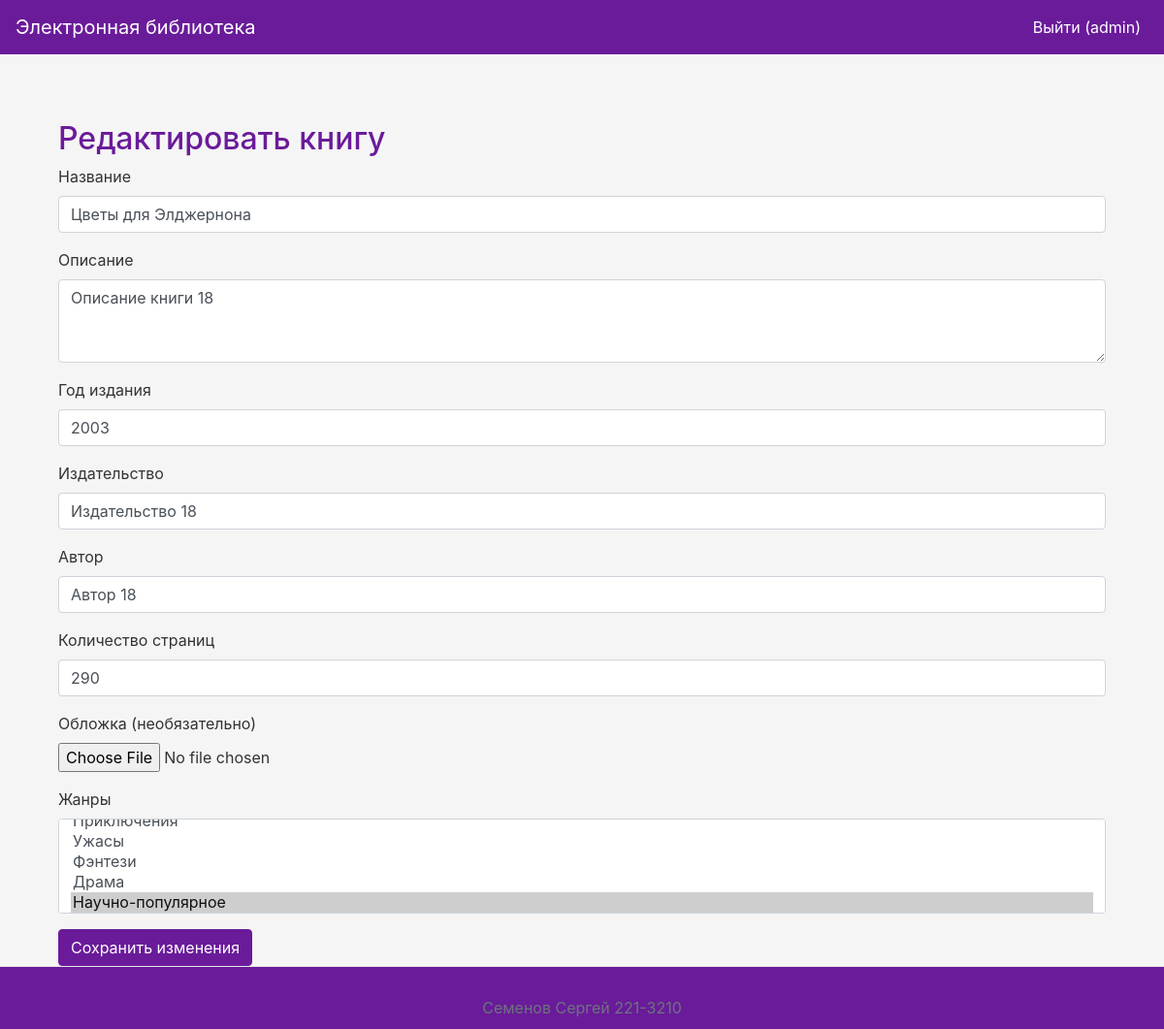
Before: /edit/18 (signed in) with the older database file.
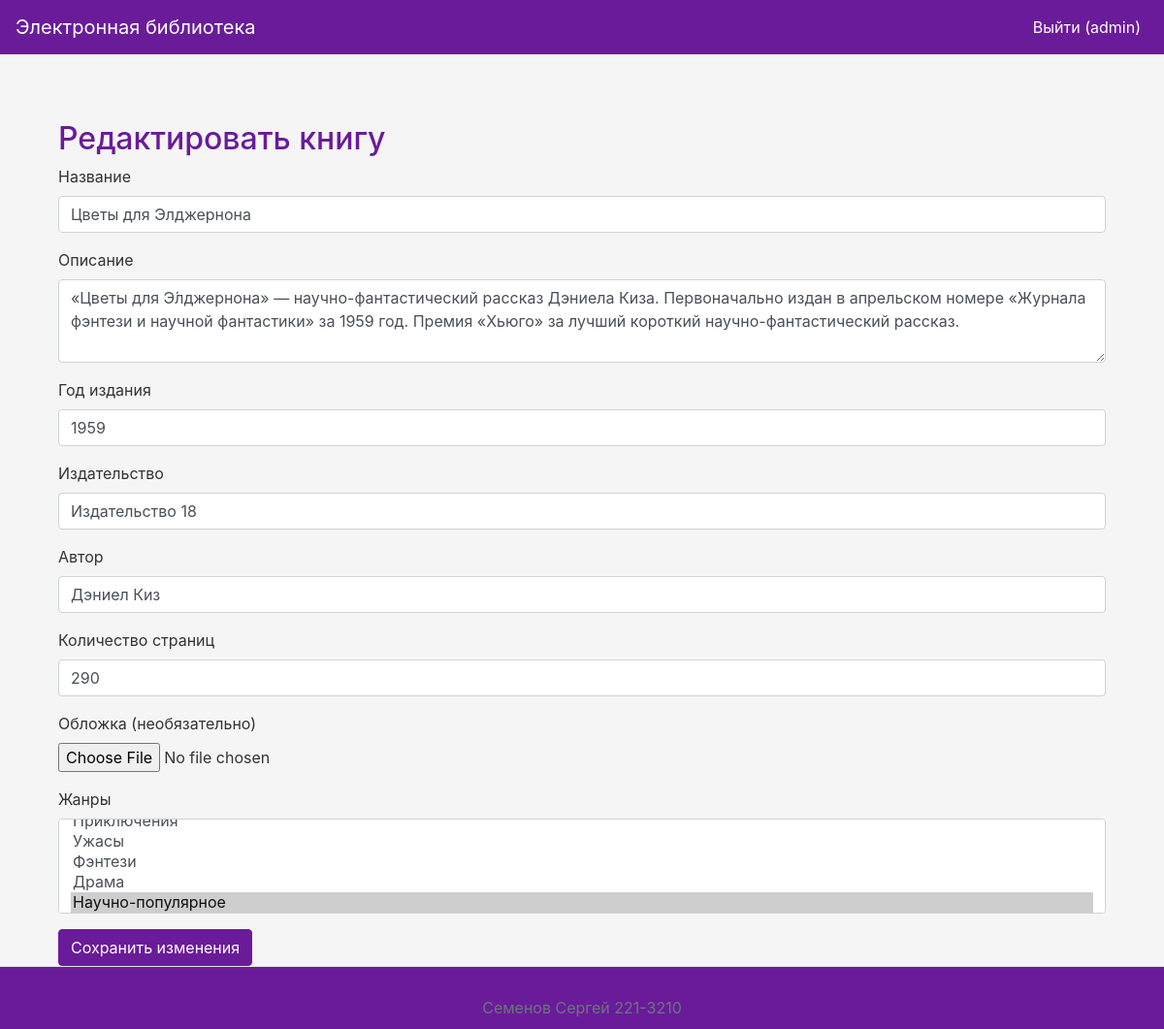
After: the same page with the newer database file.
### app.py (models this page shows, shortened)
class Book(db.Model):
    id = db.Column(db.Integer, primary_key=True)
    title = db.Column(db.String(255), nullable=False)
    description = db.Column(db.Text, nullable=False)
    year = db.Column(db.Integer, nullable=False)
    publisher = db.Column(db.String(255), nullable=False)
    author = db.Column(db.String(255), nullable=False)
    pages = db.Column(db.Integer, nullable=False)
    cover_id = db.Column(db.Integer, db.ForeignKey('cover.id'), nullable=True)
    genres = db.relationship('Genre', secondary='book_genre', back_populates='books')
    reviews = db.relationship('Review', backref='book', lazy=True)

### app.py (the view, shortened to what this page needs)
@app.route('/edit/<int:book_id>', methods=['GET', 'POST'])
@login_required
def edit_book(book_id):
    book = Book.query.get_or_404(book_id)
    if current_user.role.name not in ['Администратор', 'Модератор']:
        flash('У вас недостаточно прав для выполнения данного действия.', 'danger')
        return redirect(url_for('index'))
    genres = Genre.query.all()
    return render_template('edit_book.html', book=book, genres=genres)

### app.py (called while the page is built)
@login_manager.user_loader
def load_user(user_id):
    return User.query.get(int(user_id))

### templates/edit_book.html
{% extends "base.html" %}
{% block content %}
<div class="container mt-5">
    <h2>Редактировать книгу</h2>
    <form method="POST" enctype="multipart/form-data">
        <div class="form-group">
            <label for="title">Название</label>
            <input type="text" class="form-control" id="title" name="title" value="{{ book.title }}" required>
        </div>
        <div class="form-group">
            <label for="description">Описание</label>
            <textarea class="form-control" id="description" name="description" rows="3" required>{{ book.description }}</textarea>
        </div>
        <div class="form-group">
            <label for="year">Год издания</label>
            <input type="number" class="form-control" id="year" name="year" value="{{ book.year }}" required>
        </div>
        <div class="form-group">
            <label for="publisher">Издательство</label>
            <input type="text" class="form-control" id="publisher" name="publisher" value="{{ book.publisher }}" required>
        </div>
        <div class="form-group">
            <label for="author">Автор</label>
            <input type="text" class="form-control" id="author" name="author" value="{{ book.author }}" required>
        </div>
        <div class="form-group">
            <label for="pages">Количество страниц</label>
            <input type="number" class="form-control" id="pages" name="pages" value="{{ book.pages }}" required>
        </div>
        <div class="form-group">
            <label for="cover">Обложка (необязательно)</label>
            <input type="file" class="form-control-file" id="cover" name="cover">
        </div>
        <div class="form-group">
            <label for="genres">Жанры</label>
            <select multiple class="form-control" id="genres" name="genres">
                {% for genre in genres %}
                <option value="{{ genre.id }}" {% if genre in book.genres %}selected{% endif %}>{{ genre.name }}</option>
                {% endfor %}
            </select>
        </div>
        <button type="submit" class="btn btn-primary">Сохранить изменения</button>
    </form>
</div>
{% endblock %}

Changed rows visible on the page:
changed Book "Цветы для Элджернона": description "Описание книги 18" → "«Цветы для Э́лджернона» — научно-фантастический рассказ Дэниела Киза. Первоначально издан в апрельском номере «Журнала фэнтези и научной фантастики» за 1959 год. Премия «Хьюго» за лучший короткий научно-фантастический рассказ."; year "2003" → "1959"; author "Автор 18" → "Дэниел Киз"
